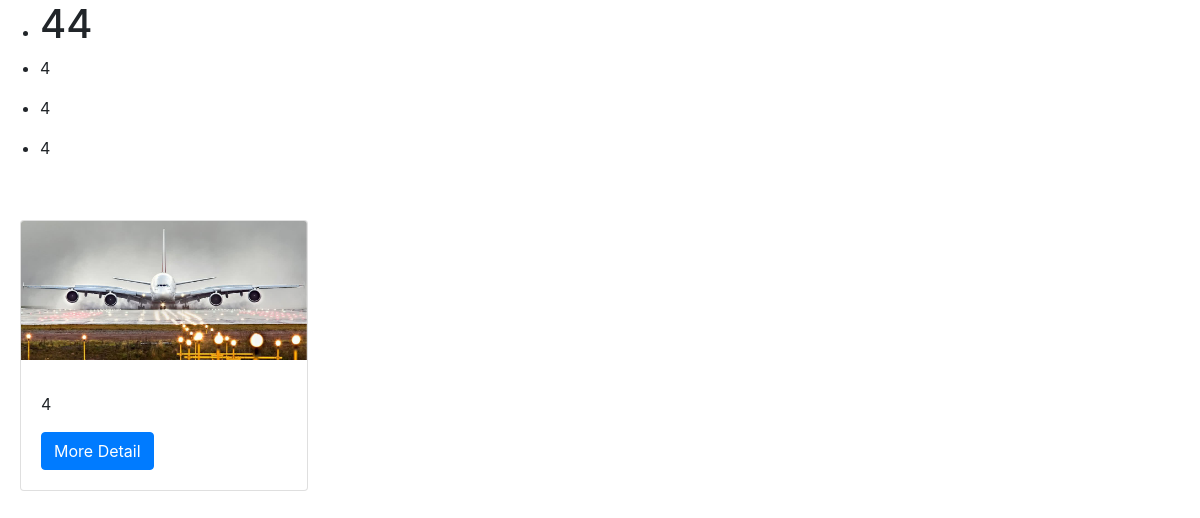
Page /detail/3 on the earlier database version.
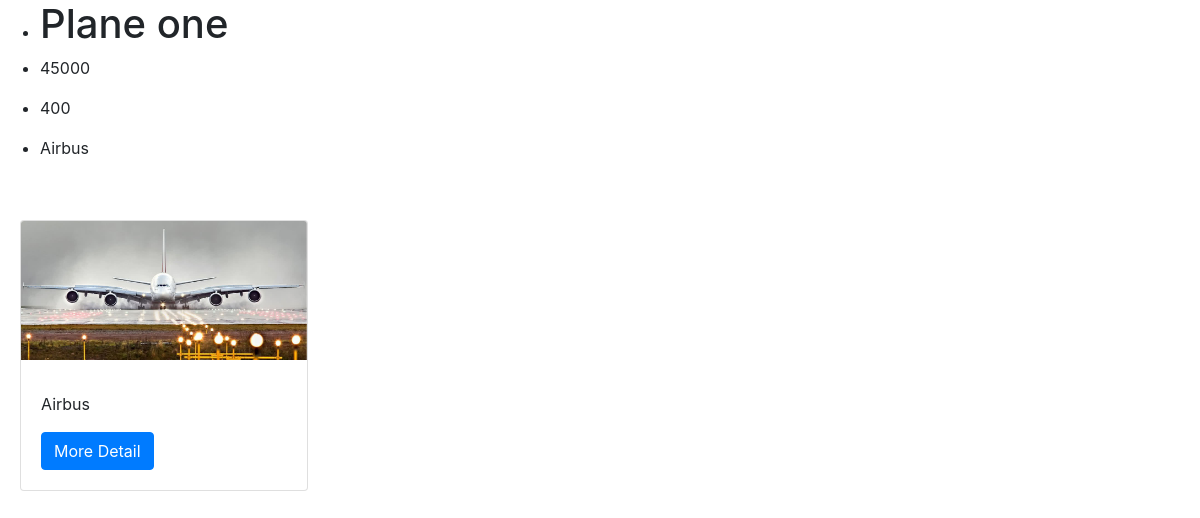
Same page on the later database version.
### airplanes/models.py (models this page shows, shortened)
class airplanes(models.Model):
    name = models.CharField(max_length=120)
    weight = models.IntegerField()
    passengers = models.CharField(max_length=120)
    picture = models.ImageField(null=True)
    other_info = models.CharField(max_length=120)

### airplanes/views.py (the view)
# urls.py: path('detail/<int:id>', detail_view, name="detail-page"),
def detail_view(request, id):
    context = {
        "detail": airplanes.objects.get(pk=id)
    }
    return render(request, 'detail_page.html', context)

### airplanes/templates/detail_page.html (shortened to what this page needs)
{% extends "base.html" %}
{% block content %}
            <ul>
            <li>
                <h1>{{detail.name}}</h1>
            </li>
            <li>
                <p>{{detail.weight}}</p>
            </li>
            <li>
                <p>{{detail.passengers}}</p>
            </li>
            <li>    <p>{{detail.other_info}}</p>
            </li>
        </ul><br>
 <div class="card-body">
        <div class="card" style="width: 18rem;">
  <img class="card-img-top" src="{{ detail.picture.url }}" alt="Card image cap">
  <div class="card-body">
    <p class="card-text">{{ detail.other_info }}</p>
    <a href="{% url 'detail-page' detail.id %}" class="btn btn-primary">More Detail</a>
  </div>
</div>
        </div>
    {% endblock content %}

Differences in the rows shown:
changed airplanes: name "44" → "Plane one"; weight "4" → "45000"; passengers "4" → "400"; other_info "4" → "Airbus"
